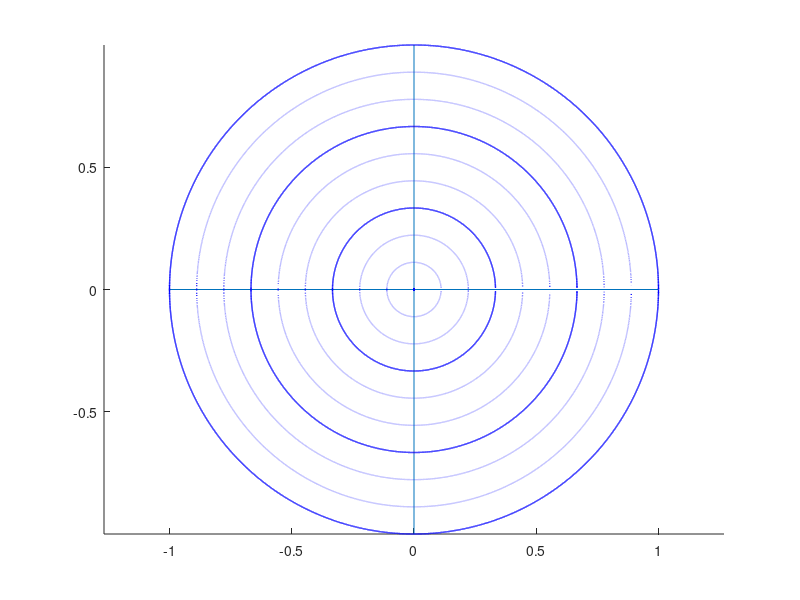

This chart was generated by the following MATLAB code:
% Plot a polar frame in the cartesian coordinate
% Borrowed from Dr. Mortion's solution
function [] = skyPlotFrame()
% Plot north-south, west-east lines
axis equal;
line([-1 1], [0, 0]); % Horizontal center line
line([0 0], [-1, 1]); % Vertical center line
hold on;

% Plot rings centered at the observer
for radius = 0:1/9:1
    x = -radius: 0.0001: radius;
    y = sqrt(radius^2-x.^2);
    plot(x, y,'b:','LineWidth', 1); 
    plot(x, -y,'b:', 'LineWidth', 1); 
end

for radius = 0:1/3:1
    x = -radius: 0.0001: radius;
    y = sqrt(radius^2-x.^2);
    plot(x, y,'b','LineWidth', 1); 
    plot(x, -y,'b', 'LineWidth', 1); 
end
hold on;